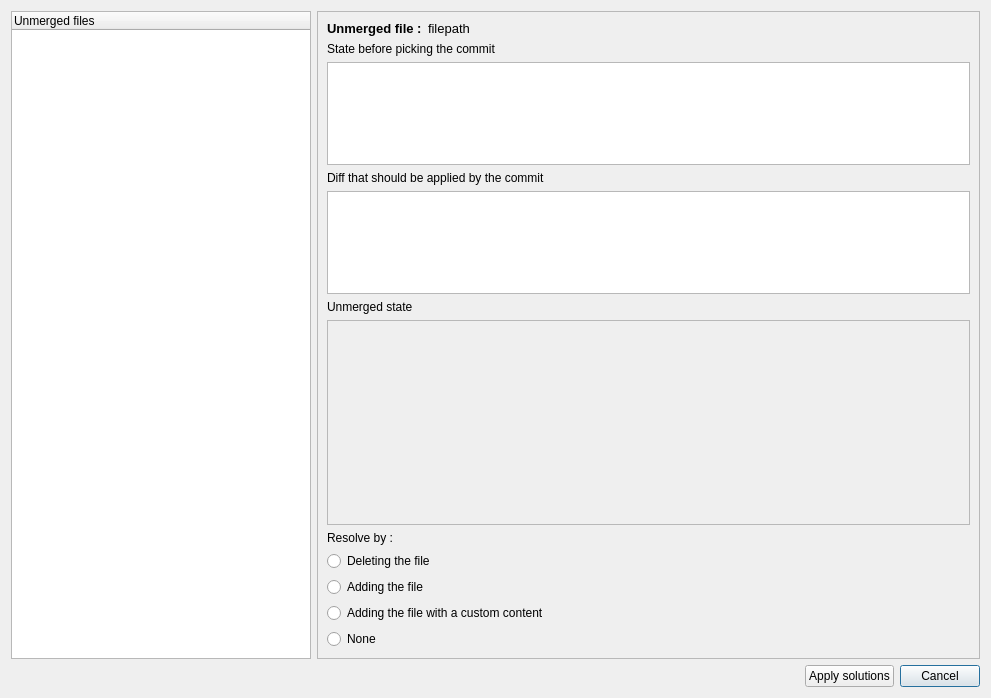
<?xml version="1.0" encoding="UTF-8"?>
<ui version="4.0">
 <class>Dialog</class>
 <widget class="QDialog" name="Dialog">
  <property name="geometry">
   <rect>
    <x>0</x>
    <y>0</y>
    <width>991</width>
    <height>698</height>
   </rect>
  </property>
  <property name="windowTitle">
   <string>gitbuster - Conflicts mode</string>
  </property>
  <property name="windowIcon">
   <iconset resource="gitbuster.qrc">
    <normaloff>:/images/images/gitbuster_logo.xcf</normaloff>:/images/images/gitbuster_logo.xcf</iconset>
  </property>
  <layout class="QGridLayout" name="gridLayout" columnstretch="1,0,0,0,0,0">
   <item row="0" column="1" colspan="5">
    <widget class="QFrame" name="frame">
     <property name="frameShape">
      <enum>QFrame::StyledPanel</enum>
     </property>
     <property name="frameShadow">
      <enum>QFrame::Raised</enum>
     </property>
     <layout class="QGridLayout" name="conflictDetailsGridLayout" rowstretch="0,0,1,0,1,0,2,0,0,0,0,0" columnstretch="0,10">
      <item row="4" column="0" colspan="2">
       <widget class="QTextEdit" name="diffTextEdit">
        <property name="enabled">
         <bool>true</bool>
        </property>
        <property name="font">
         <font>
          <family>DejaVu Sans Mono</family>
         </font>
        </property>
        <property name="readOnly">
         <bool>true</bool>
        </property>
       </widget>
      </item>
      <item row="2" column="0" colspan="2">
       <widget class="QTextEdit" name="origTextEdit">
        <property name="enabled">
         <bool>true</bool>
        </property>
        <property name="readOnly">
         <bool>true</bool>
        </property>
       </widget>
      </item>
      <item row="5" column="0" colspan="2">
       <widget class="QLabel" name="label">
        <property name="text">
         <string>Unmerged state</string>
        </property>
       </widget>
      </item>
      <item row="3" column="0" colspan="2">
       <widget class="QLabel" name="label_2">
        <property name="text">
         <string>Diff that should be applied by the commit</string>
        </property>
       </widget>
      </item>
      <item row="1" column="0" colspan="2">
       <widget class="QLabel" name="label_3">
        <property name="text">
         <string>State before picking the commit</string>
        </property>
       </widget>
      </item>
      <item row="7" column="0" colspan="2">
       <widget class="QLabel" name="label_4">
        <property name="text">
         <string>Resolve by :</string>
        </property>
       </widget>
      </item>
      <item row="8" column="0" colspan="2">
       <widget class="QRadioButton" name="deleteRadioButton">
        <property name="text">
         <string>Deleting the file</string>
        </property>
       </widget>
      </item>
      <item row="9" column="0" colspan="2">
       <widget class="QRadioButton" name="addRadioButton">
        <property name="text">
         <string>Adding the file</string>
        </property>
       </widget>
      </item>
      <item row="10" column="0" colspan="2">
       <widget class="QRadioButton" name="addCustomRadioButton">
        <property name="text">
         <string>Adding the file with a custom content</string>
        </property>
       </widget>
      </item>
      <item row="0" column="1">
       <widget class="QLabel" name="filepathLabel">
        <property name="font">
         <font>
          <pointsize>10</pointsize>
         </font>
        </property>
        <property name="text">
         <string>filepath</string>
        </property>
       </widget>
      </item>
      <item row="6" column="0" colspan="2">
       <widget class="QTextEdit" name="conflictTextEdit">
        <property name="enabled">
         <bool>false</bool>
        </property>
        <property name="readOnly">
         <bool>false</bool>
        </property>
       </widget>
      </item>
      <item row="0" column="0">
       <widget class="QLabel" name="label_5">
        <property name="maximumSize">
         <size>
          <width>200</width>
          <height>16777215</height>
         </size>
        </property>
        <property name="font">
         <font>
          <pointsize>10</pointsize>
          <weight>75</weight>
          <bold>true</bold>
         </font>
        </property>
        <property name="text">
         <string>Unmerged file :</string>
        </property>
       </widget>
      </item>
      <item row="11" column="0" colspan="2">
       <widget class="QRadioButton" name="noneRadioButton">
        <property name="text">
         <string>None</string>
        </property>
       </widget>
      </item>
     </layout>
    </widget>
   </item>
   <item row="2" column="3">
    <spacer name="horizontalSpacer">
     <property name="orientation">
      <enum>Qt::Horizontal</enum>
     </property>
     <property name="sizeHint" stdset="0">
      <size>
       <width>40</width>
       <height>0</height>
      </size>
     </property>
    </spacer>
   </item>
   <item row="1" column="1" colspan="3">
    <spacer name="horizontalSpacer_2">
     <property name="orientation">
      <enum>Qt::Horizontal</enum>
     </property>
     <property name="sizeHint" stdset="0">
      <size>
       <width>40</width>
       <height>20</height>
      </size>
     </property>
    </spacer>
   </item>
   <item row="0" column="0">
    <widget class="QTreeWidget" name="treeWidget">
     <property name="maximumSize">
      <size>
       <width>300</width>
       <height>16777215</height>
      </size>
     </property>
     <column>
      <property name="text">
       <string>Unmerged files</string>
      </property>
     </column>
    </widget>
   </item>
   <item row="1" column="5">
    <widget class="QPushButton" name="cancelButton">
     <property name="text">
      <string>Cancel</string>
     </property>
    </widget>
   </item>
   <item row="1" column="4">
    <widget class="QPushButton" name="applySolutionsButton">
     <property name="maximumSize">
      <size>
       <width>100</width>
       <height>16777215</height>
      </size>
     </property>
     <property name="text">
      <string>Apply solutions</string>
     </property>
    </widget>
   </item>
  </layout>
 </widget>
 <resources>
  <include location="gitbuster.qrc"/>
 </resources>
 <connections>
  <connection>
   <sender>cancelButton</sender>
   <signal>clicked()</signal>
   <receiver>Dialog</receiver>
   <slot>reject()</slot>
   <hints>
    <hint type="sourcelabel">
     <x>951</x>
     <y>670</y>
    </hint>
    <hint type="destinationlabel">
     <x>619</x>
     <y>669</y>
    </hint>
   </hints>
  </connection>
 </connections>
</ui>
